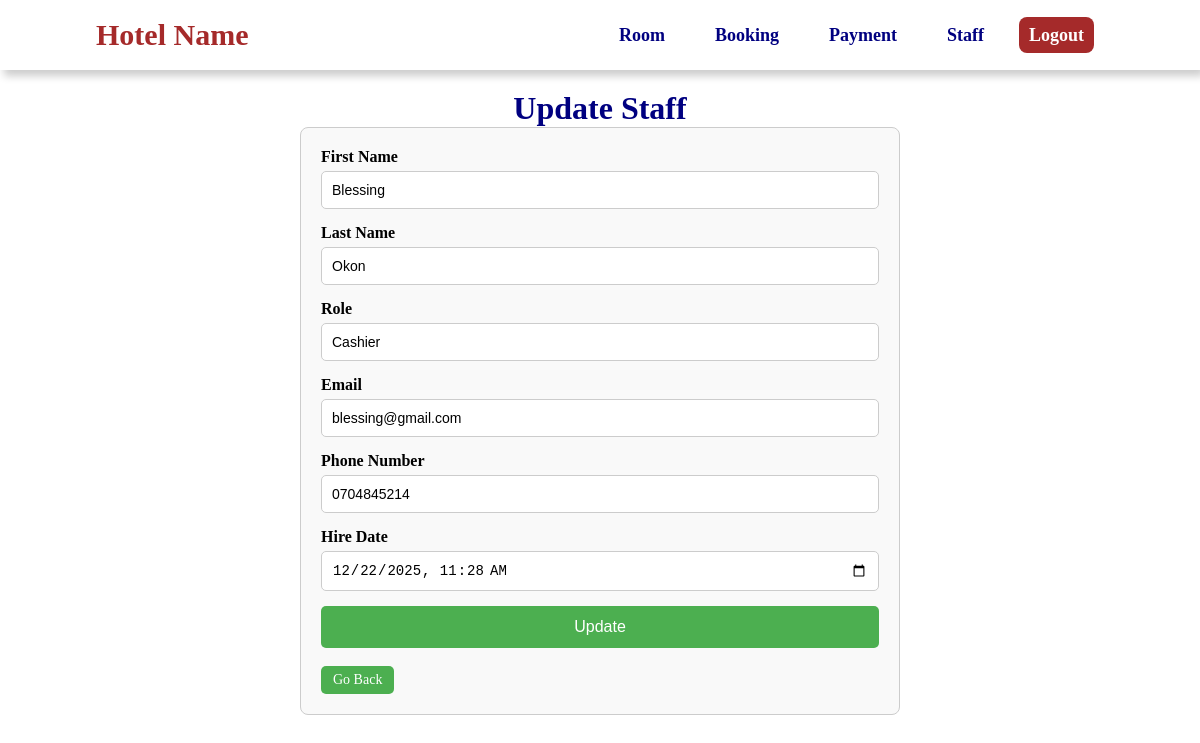
/staff/update/2 (signed in), run on the app's committed database.
### hotelapp/models.py (models this page shows, shortened)
class Staff(models.Model):
    first_name = models.CharField(max_length=100)
    last_name = models.CharField(max_length=100)
    role = models.CharField(max_length=100)
    email = models.EmailField()
    phone_number = models.CharField(max_length=15)
    hire_date = models.DateTimeField()

### hotelapp/views.py (the view, shortened to what this page needs)
# urls.py: path('staff/update/<int:id>', views.staff_update,name='staff_update'),
def staff_update(request, id):
    staff = get_object_or_404(Staff, id=id)
    return render(request, 'main/staff_update.html', {
        'staff': staff
    })

### templates/main/staff_update.html (shortened to what this page needs)
{% extends 'base.html' %} {% block content %}
<div class="container">
  <h1>Update Staff</h1>
  <form
    class="responsive-form"
    method="POST"
    action="{% url 'staff_update' staff.id %}"
  >
    <div class="form-group">
      <label>First Name</label>
      <input
        type="text"
        name="first_name"
        value="{{ staff.first_name }}"
        required
      />
    </div>
    <div class="form-group">
      <label>Last Name</label>
      <input
        type="text"
        name="last_name"
        value="{{ staff.last_name }}"
        required
      />
    </div>
    <div class="form-group">
      <label>Role</label>
      <input type="text" name="role" value="{{ staff.role }}" required />
    </div>
    <div class="form-group">
      <label>Email</label>
      <input type="email" name="email" value="{{ staff.email }}" required />
    </div>
    <div class="form-group">
      <label>Phone Number</label>
      <input
        type="text"
        name="phone_number"
        value="{{ staff.phone_number }}"
        required
      />
    </div>
    <div class="form-group">
      <label>Hire Date</label>
      <input
        type="datetime-local"
        name="hire_date"
        value="{{ staff.hire_date|date:'Y-m-d\TH:i' }}"
        required
      />
    </div>
    <button type="submit">Update</button>
    <br /><br />
    <a href="{% url 'staff_list' %}" class="btn primary-btn">Go Back</a>
  </form>
</div>
{% endblock content %}

### hotelapp/static/css/style.css (style rules this page uses)
* { margin: 0; padding: 0; box-sizing: border-box; }
.container { width: 90%; margin: 90px auto; }
.container h1 { text-align: center; color: navy; }
.responsive-form { width: 100%; max-width: 600px; margin: 0 auto; padding: 20px; border: 1px solid #ccc; border-radius: 8px; background-color: #f9f9f9; }
.responsive-form .form-group { margin-bottom: 15px; }
.responsive-form label { display: block; font-weight: bold; margin-bottom: 5px; }
.responsive-form input, .responsive-form select, .responsive-form textarea { width: 100%; padding: 10px; border: 1px solid #ccc; border-radius: 5px; font-size: 14px; }
.responsive-form button { width: 100%; padding: 12px; background-color: #4CAF50; color: white; border: none; border-radius: 5px; font-size: 16px; cursor: pointer; }
.btn { display: inline-block; padding: 6px 12px; font-size: 14px; text-decoration: none; border-radius: 5px; color: white; text-align: center; cursor: pointer; }
.primary-btn { background-color: #4CAF50; }

### data on the page
Staff: first_name "Blessing", last_name "Okon", role "Cashier", email "blessing@gmail.com", phone_number "0704845214", hire_date "12/22/2025 11:28"
